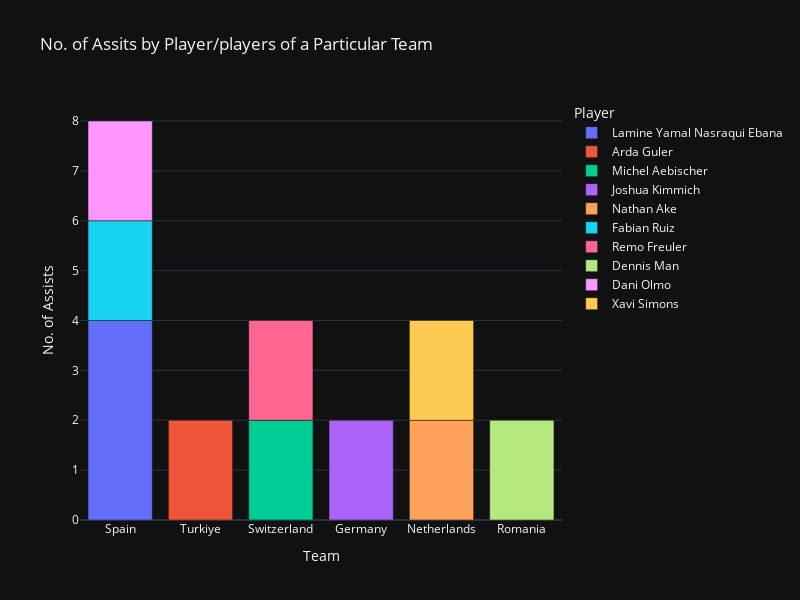

Source (notebook cell):
### Code cell
# Calculating no. of assists by players of different team
fig = px.bar(assists, x="Team", y="Assists", color="Player", title="No. of Assits by Player/players of a Particular Team",
                  labels={'Team': 'Team', 'Assists': 'No. of Assists'})

fig.update_layout(width=800, height=600)

fig.show()

### Figure 1 — Plotly figure (JSON) as saved in the notebook; plotly's stock layout.template omitted (floating-point values rounded to 4 significant figures)
{"data": [{"alignmentgroup": "True", "hovertemplate": "Player=Lamine Yamal Nasraqui Ebana<br>Team=%{x}<br>No. of Assists=%{y}<extra></extra>", "legendgroup": "Lamine Yamal Nasraqui Ebana", "marker": {"color": "#636efa", "pattern": {"shape": ""}}, "name": "Lamine Yamal Nasraqui Ebana", "offsetgroup": "Lamine Yamal Nasraqui Ebana", "orientation": "v", "showlegend": true, "textposition": "auto", "type": "bar", "x": ["Spain"], "xaxis": "x", "y": [4], "yaxis": "y"}, {"alignmentgroup": "True", "hovertemplate": "Player=Arda Guler<br>Team=%{x}<br>No. of Assists=%{y}<extra></extra>", "legendgroup": "Arda Guler", "marker": {"color": "#EF553B", "pattern": {"shape": ""}}, "name": "Arda Guler", "offsetgroup": "Arda Guler", "orientation": "v", "showlegend": true, "textposition": "auto", "type": "bar", "x": ["Turkiye"], "xaxis": "x", "y": [2], "yaxis": "y"}, {"alignmentgroup": "True", "hovertemplate": "Player=Michel Aebischer<br>Team=%{x}<br>No. of Assists=%{y}<extra></extra>", "legendgroup": "Michel Aebischer", "marker": {"color": "#00cc96", "pattern": {"shape": ""}}, "name": "Michel Aebischer", "offsetgroup": "Michel Aebischer", "orientation": "v", "showlegend": true, "textposition": "auto", "type": "bar", "x": ["Switzerland"], "xaxis": "x", "y": [2], "yaxis": "y"}, {"alignmentgroup": "True", "hovertemplate": "Player=Joshua Kimmich<br>Team=%{x}<br>No. of Assists=%{y}<extra></extra>", "legendgroup": "Joshua Kimmich", "marker": {"color": "#ab63fa", "pattern": {"shape": ""}}, "name": "Joshua Kimmich", "offsetgroup": "Joshua Kimmich", "orientation": "v", "showlegend": true, "textposition": "auto", "type": "bar", "x": ["Germany"], "xaxis": "x", "y": [2], "yaxis": "y"}, {"alignmentgroup": "True", "hovertemplate": "Player=Nathan Ake<br>Team=%{x}<br>No. of Assists=%{y}<extra></extra>", "legendgroup": "Nathan Ake", "marker": {"color": "#FFA15A", "pattern": {"shape": ""}}, "name": "Nathan Ake", "offsetgroup": "Nathan Ake", "orientation": "v", "showlegend": true, "textposition": "auto", "type": "bar", "x": ["Netherlands"], "xaxis": "x", "y": [2], "yaxis": "y"}, {"alignmentgroup": "True", "hovertemplate": "Player=Fabian Ruiz<br>Team=%{x}<br>No. of Assists=%{y}<extra></extra>", "legendgroup": "Fabian Ruiz", "marker": {"color": "#19d3f3", "pattern": {"shape": ""}}, "name": "Fabian Ruiz", "offsetgroup": "Fabian Ruiz", "orientation": "v", "showlegend": true, "textposition": "auto", "type": "bar", "x": ["Spain"], "xaxis": "x", "y": [2], "yaxis": "y"}, {"alignmentgroup": "True", "hovertemplate": "Player=Remo Freuler<br>Team=%{x}<br>No. of Assists=%{y}<extra></extra>", "legendgroup": "Remo Freuler", "marker": {"color": "#FF6692", "pattern": {"shape": ""}}, "name": "Remo Freuler", "offsetgroup": "Remo Freuler", "orientation": "v", "showlegend": true, "textposition": "auto", "type": "bar", "x": ["Switzerland"], "xaxis": "x", "y": [2], "yaxis": "y"}, {"alignmentgroup": "True", "hovertemplate": "Player=Dennis Man<br>Team=%{x}<br>No. of Assists=%{y}<extra></extra>", "legendgroup": "Dennis Man", "marker": {"color": "#B6E880", "pattern": {"shape": ""}}, "name": "Dennis Man", "offsetgroup": "Dennis Man", "orientation": "v", "showlegend": true, "textposition": "auto", "type": "bar", "x": ["Romania"], "xaxis": "x", "y": [2], "yaxis": "y"}, {"alignmentgroup": "True", "hovertemplate": "Player=Dani Olmo<br>Team=%{x}<br>No. of Assists=%{y}<extra></extra>", "legendgroup": "Dani Olmo", "marker": {"color": "#FF97FF", "pattern": {"shape": ""}}, "name": "Dani Olmo", "offsetgroup": "Dani Olmo", "orientation": "v", "showlegend": true, "textposition": "auto", "type": "bar", "x": ["Spain"], "xaxis": "x", "y": [2], "yaxis": "y"}, {"alignmentgroup": "True", "hovertemplate": "Player=Xavi Simons<br>Team=%{x}<br>No. of Assists=%{y}<extra></extra>", "legendgroup": "Xavi Simons", "marker": {"color": "#FECB52", "pattern": {"shape": ""}}, "name": "Xavi Simons", "offsetgroup": "Xavi Simons", "orientation": "v", "showlegend": true, "textposition": "auto", "type": "bar", "x": ["Netherlands"], "xaxis": "x", "y": [2], "yaxis": "y"}], "layout": {"barmode": "relative", "height": 600, "legend": {"title": {"text": "Player"}, "tracegroupgap": 0}, "title": {"text": "No. of Assits by Player/players of a Particular Team"}, "width": 800, "xaxis": {"anchor": "y", "autorange": true, "domain": [0, 1], "range": [-0.5, 5.5], "title": {"text": "Team"}, "type": "category"}, "yaxis": {"anchor": "x", "autorange": true, "domain": [0, 1], "range": [0, 8.421], "title": {"text": "No. of Assists"}, "type": "linear"}}}
